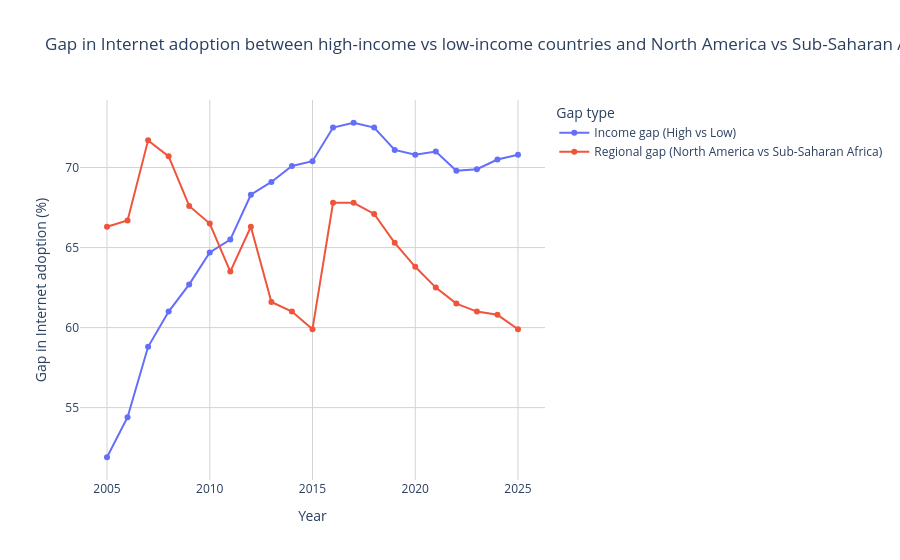

This figure's notebook cell:
### Code cell
fig = px.line(
    gap_combined,
    x='Year',
    y=['Income gap (High vs Low)', 'Regional gap (North America vs Sub-Saharan Africa)'],
    labels={'value': 'Gap in Internet adoption (%)', 'variable': 'Gap type'},
    category_orders={'variable': [
        'Income gap (High vs Low)',
        'Regional gap (North America vs Sub-Saharan Africa)'
    ]},
    title='Gap in Internet adoption between high-income vs low-income countries and North America vs Sub-Saharan Africa',
    markers=True
)
fig.update_layout(
    xaxis=dict(showgrid=True, gridcolor='lightgrey', gridwidth=1),
    yaxis=dict(showgrid=True, gridcolor='lightgrey', gridwidth=1),
    plot_bgcolor='white'
)
fig.write_image('../visualizations/gap-in-internet-adoption-combined.png')
fig.show()

### Figure 1 — Plotly figure (JSON) as saved in the notebook; plotly's stock layout.template omitted (floating-point values rounded to 4 significant figures)
{"data": [{"hovertemplate": "Gap type=Income gap (High vs Low)<br>Year=%{x}<br>Gap in Internet adoption (%)=%{y}<extra></extra>", "legendgroup": "Income gap (High vs Low)", "line": {"color": "#636efa", "dash": "solid"}, "marker": {"symbol": "circle"}, "mode": "lines+markers", "name": "Income gap (High vs Low)", "orientation": "v", "showlegend": true, "type": "scatter", "x": [2005, 2006, 2007, 2008, 2009, 2010, 2011, 2012, 2013, 2014, 2015, 2016, 2017, 2018, 2019, 2020, 2021, 2022, 2023, 2024, 2025], "xaxis": "x", "y": [51.9, 54.4, 58.8, 61.0, 62.7, 64.7, 65.5, 68.3, 69.1, 70.1, 70.4, 72.5, 72.8, 72.5, 71.1, 70.8, 71.0, 69.8, 69.9, 70.5, 70.8], "yaxis": "y"}, {"hovertemplate": "Gap type=Regional gap (North America vs Sub-Saharan Africa)<br>Year=%{x}<br>Gap in Internet adoption (%)=%{y}<extra></extra>", "legendgroup": "Regional gap (North America vs Sub-Saharan Africa)", "line": {"color": "#EF553B", "dash": "solid"}, "marker": {"symbol": "circle"}, "mode": "lines+markers", "name": "Regional gap (North America vs Sub-Saharan Africa)", "orientation": "v", "showlegend": true, "type": "scatter", "x": [2005, 2006, 2007, 2008, 2009, 2010, 2011, 2012, 2013, 2014, 2015, 2016, 2017, 2018, 2019, 2020, 2021, 2022, 2023, 2024, 2025], "xaxis": "x", "y": [66.3, 66.7, 71.7, 70.7, 67.6, 66.5, 63.5, 66.3, 61.6, 61.0, 59.9, 67.8, 67.8, 67.1, 65.3, 63.8, 62.5, 61.5, 61.0, 60.8, 59.9], "yaxis": "y"}], "layout": {"legend": {"title": {"text": "Gap type"}, "tracegroupgap": 0}, "plot_bgcolor": "white", "title": {"text": "Gap in Internet adoption between high-income vs low-income countries and North America vs Sub-Saharan Africa"}, "xaxis": {"anchor": "y", "domain": [0, 1], "gridcolor": "lightgrey", "gridwidth": 1, "showgrid": true, "title": {"text": "Year"}}, "yaxis": {"anchor": "x", "domain": [0, 1], "gridcolor": "lightgrey", "gridwidth": 1, "showgrid": true, "title": {"text": "Gap in Internet adoption (%)"}}}}
